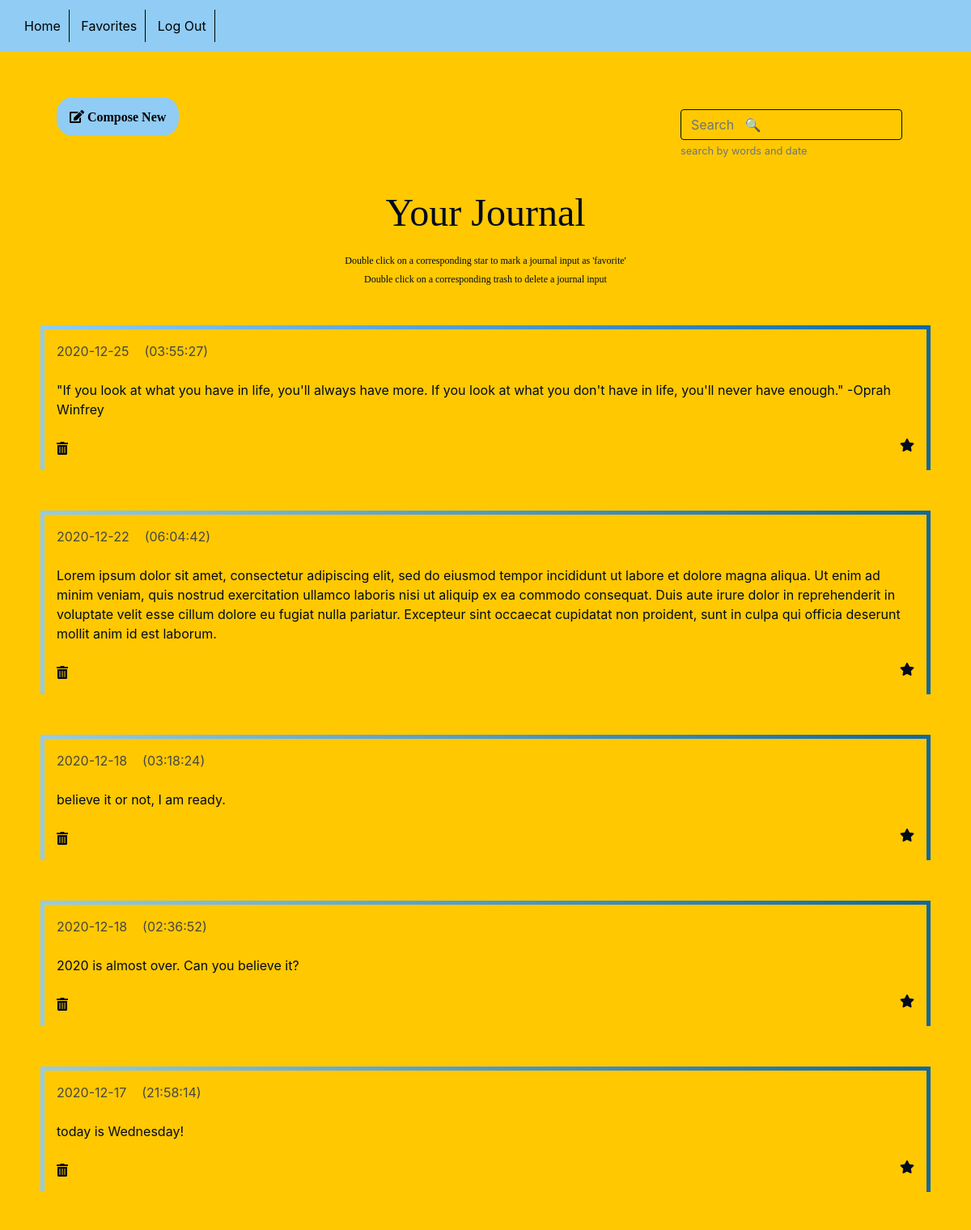
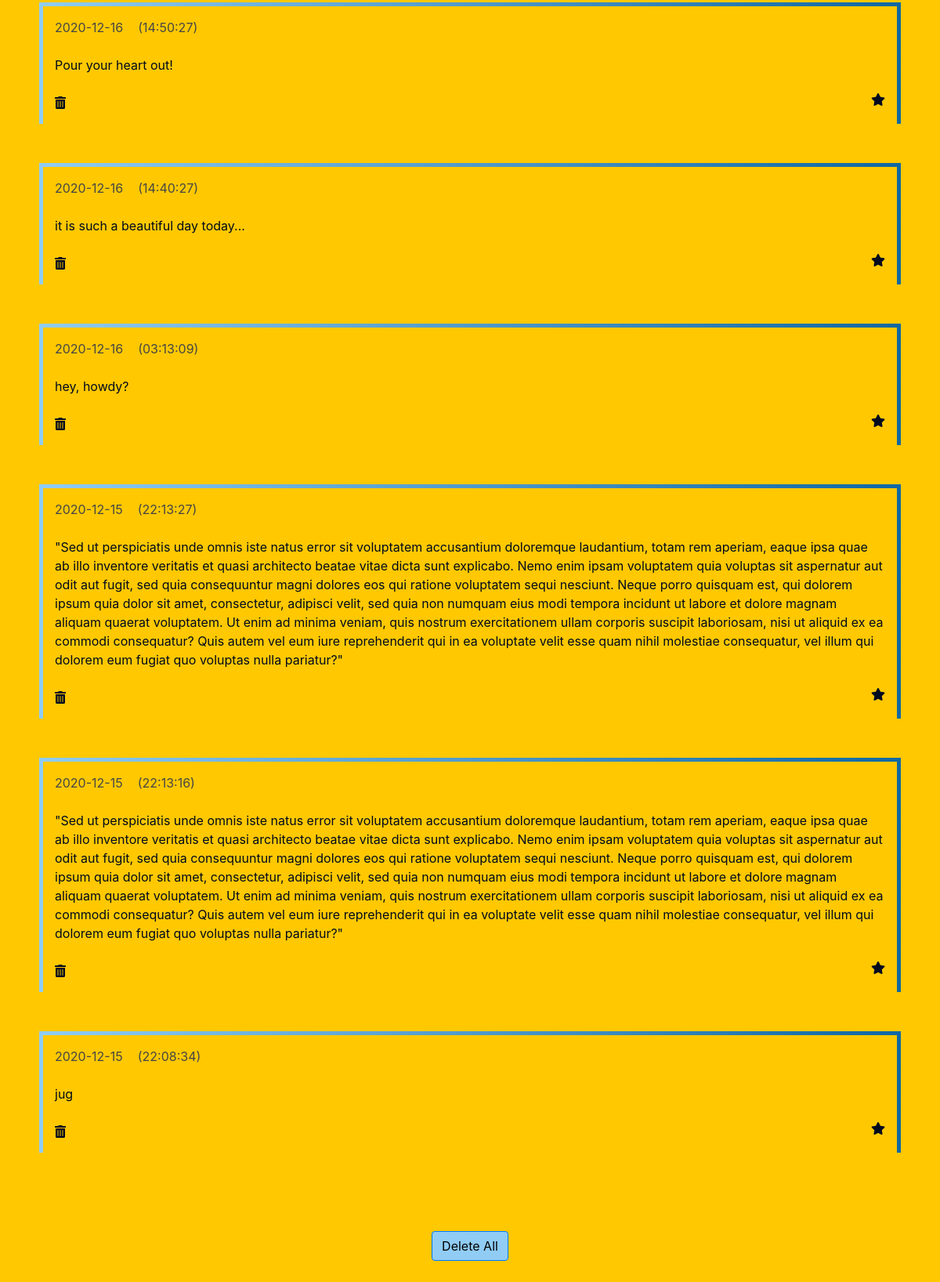
Page /journal (signed in) on the committed database (2 pictures, top to bottom).
### tables this page shows
CREATE TABLE 'journal' ('user_id' integer, 'journal_input' text, 'date' date DEFAULT CURRENT_DATE, 'time' time DEFAULT CURRENT_TIME);

### application.py (the view, shortened to what this page needs)
@app.route("/journal", methods=["POST", "GET"])
@login_required
def journal():
    journal_input=[]
    lists = db.execute("SELECT * FROM journal WHERE user_id=:user_id", user_id=session["user_id"])
    if len(lists) != 0:
        flag_journal = True
    else:
        flag_journal = False
    rows_raw = db.execute("SELECT COUNT (*) FROM journal WHERE user_id=:user_id", user_id=session["user_id"])
    rows = rows_raw[0]["COUNT (*)"]
    journal_input_raw = db.execute("SELECT journal_input FROM journal WHERE user_id=:user_id ORDER BY date DESC, time DESC", user_id=session["user_id"])
    date = db.execute("SELECT date FROM journal WHERE user_id=:user_id ORDER BY date DESC, time DESC", user_id=session["user_id"])
    time = db.execute("SELECT time FROM journal WHERE user_id=:user_id ORDER BY date DESC, time DESC", user_id=session["user_id"])
    for row in range(rows):
        journal_input.append(journal_input_raw[row]["journal_input"])
    return render_template("journal.html", journal_input=journal_input, date=date, time=time, rows=rows, flag_journal=flag_journal)

### helpers.py (called while the page is built)
def login_required(f):
    @wraps(f)
    def decorated_function(*args, **kwargs):
        if session.get("user_id") is None:
            return redirect("/login")
        return f(*args, **kwargs)
    return decorated_function

### templates/journal.html (shortened to what this page needs)
{% extends "layout.html" %}
{% block main %}
<ul id="header">
    <a href="/">Home</a>
    <a href="/favorites">Favorites</a>
    <a href="/logout">Log Out</a>
</ul>
<div id="compose_search">
    <span><a class="fas fa-edit btn compose_new" href="/write"> Compose New</a></span>
    <span class="search">
        <form id=search action="/search" method="post">
            <div class="form-group">
                <input autocomplete ="off" class="form-control" id="exampleInputEmail1" aria-describedby="emailHelp" name="search" placeholder= "Search   &#128269">
                <small id="emailHelp" class="form-text text-muted">search by words and date</small>
            </div>
        </form>
    </span>
</div>
<p class="journal_heading">Your Journal</p>
{% if flag_journal == true %}
<h6 style="color:rgb(0, 10, 30); text-align:center; font-size:12px; font-family: 'Times New Roman';">Double click on a corresponding star to mark a journal input as 'favorite'</h6>
<h6 style="color:rgb(0, 10, 30); text-align:center; font-size:12px; font-family: 'Times New Roman';">Double click on a corresponding trash to delete a journal input</h6>
<table class="journal">
{% for row in range(rows) %}
    <ul class="journal_a">
        <li>
            <div style="color: rgb(70, 70, 70)">{{ date[row]["date"] }}
                ({{ time[row]["time"] }})</div>
                <br>
            <div>{{ journal_input[loop.index0] }}</div><br><star onclick="favorite(this.id)"><i class="fas fa-star"></i></star><del onclick="del(this.id)"><i class="fas fa-trash-alt"></i></del>
        </li>
    </ul>
{% endfor %}
</table>
{% else %}
<h1 style="color:rgb(93, 162, 213); text-align:center; padding-top:15px">You have no journal input</h1>
{% endif %}
{% if flag_journal == true %}
<center style="margin-bottom: 50px;">
    <form action="/journal" method="post">
        <button class="btn btn-primary" type="submit" name="delete_all" value="delete_all">Delete All</button>
    </form>
</center>
{% endif %}
{% endblock %}

### templates/layout.html (shortened to what this page needs)
<!DOCTYPE html>
<html lang='en'>
    <head>
        <link rel="stylesheet" href="https://maxcdn.bootstrapcdn.com/bootstrap/4.0.0/css/bootstrap.min.css">
        <link rel="stylesheet" href="https://use.fontawesome.com/releases/v5.7.0/css/all.css">
        <link href="/static/styles.css" rel="stylesheet">
    </head>
    <body>
        <main>
            {% block main %}{% endblock %}
        </main>
    </body>
</html>

### static/styles.css (style rules this page uses)
body { background-color: rgb(255, 200, 0); }
form, .affirmation { color: rgb(0, 10, 30); display: inline-block; }
.form-group .form-control { background-color: rgb(255, 200, 0); color: rgb(0, 10, 30); border-color: rgb(0, 10, 30); }
.btn { background-color: rgb(144, 204, 244); color: black; }
#header { padding: 20px; background-color: rgb(144, 204, 244); }
#header a { color: black; padding: 10px; border-right: 1px solid black; background-color: rgb(144, 204, 244); transition: font-weight 0.1s; }
.journal { margin: 50px; }
.journal_a { list-style-type: none; color: rgb(0, 10, 30); margin: 50px; padding: 15px; border-width: 5px 5px 0px 5px; border-style: solid; border-image: linear-gradient(to right, rgb(144, 204, 244), rgb(16, 104, 162)) 1; }
.compose_new, .search { margin-left: 70px; margin-right: 70px; margin-top: 40px; padding: 15px; border-radius: 20px; }
#compose_search { display: flex; justify-content: space-between; }
.journal_heading { color: rgb(0, 10, 30); font-family: "Times New Roman"; font-size: 4vw; text-align: center; }
.fa-star { float: right; cursor: pointer; }
.fa-trash-alt { cursor: pointer; }

### rows in the picture
journal: date "2020-12-25", time "03:55:27", journal_input "\"If you look at what you have in life, you'll always have more. If you look at what you don't have in life, you'll never have enough.\" -Oprah Winfrey"
journal: date "2020-12-22", time "06:04:42", journal_input "Lorem ipsum dolor sit amet, consectetur adipiscing elit, sed do eiusmod tempor incididunt ut labore et dolore magna aliqua. Ut enim ad minim veniam, quis nostrud exercitation ullamco laboris nisi ut aliquip ex ea commodo consequat. Duis aute irure dolor in reprehenderit in voluptate velit esse cillum dolore eu fugiat nulla pariatur. Excepteur sint occaecat cupidatat non proident, sunt in culpa qui officia deserunt mollit anim id est laborum."
journal: date "2020-12-18", time "03:18:24", journal_input "believe it or not, I am ready."
journal: date "2020-12-18", time "02:36:52", journal_input "2020 is almost over. Can you believe it?"
journal: date "2020-12-17", time "21:58:14", journal_input "today is Wednesday!"
journal: date "2020-12-16", time "14:50:27", journal_input "Pour your heart out!"
journal: date "2020-12-16", time "14:40:27", journal_input "it is such a beautiful day today..."
journal: date "2020-12-16", time "03:13:09", journal_input "hey, howdy?"
journal: date "2020-12-15", time "22:13:27", journal_input "\"Sed ut perspiciatis unde omnis iste natus error sit voluptatem accusantium doloremque laudantium, totam rem aperiam, eaque ipsa quae ab illo inventore veritatis et quasi architecto beatae vitae dicta sunt explicabo. Nemo enim ipsam voluptatem quia voluptas sit aspernatur aut odit aut fugit, sed quia consequuntur magni dolores eos qui ratione voluptatem sequi nesciunt. Neque porro quisquam est, qui dolorem ipsum quia dolor sit amet, consectetur, adipisci velit, sed quia non numquam eius modi tempora incidunt ut labore et dolore magnam aliquam quaerat voluptatem. Ut enim ad minima veniam, quis nostrum exercitationem ullam corporis suscipit laboriosam, nisi ut aliquid ex ea commodi…"
journal: date "2020-12-15", time "22:13:16", journal_input "\"Sed ut perspiciatis unde omnis iste natus error sit voluptatem accusantium doloremque laudantium, totam rem aperiam, eaque ipsa quae ab illo inventore veritatis et quasi architecto beatae vitae dicta sunt explicabo. Nemo enim ipsam voluptatem quia voluptas sit aspernatur aut odit aut fugit, sed quia consequuntur magni dolores eos qui ratione voluptatem sequi nesciunt. Neque porro quisquam est, qui dolorem ipsum quia dolor sit amet, consectetur, adipisci velit, sed quia non numquam eius modi tempora incidunt ut labore et dolore magnam aliquam quaerat voluptatem. Ut enim ad minima veniam, quis nostrum exercitationem ullam corporis suscipit laboriosam, nisi ut aliquid ex ea commodi…"
journal: date "2020-12-15", time "22:08:34", journal_input "jug"
